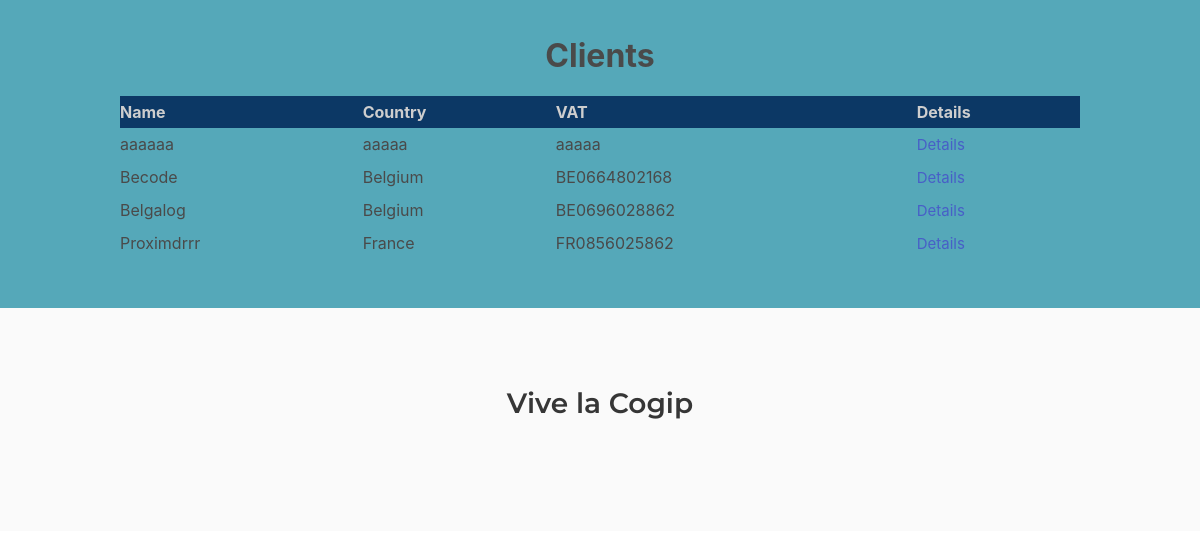
Screenshot of /index.php?action=clients (signed in) with the database file from the repository.
### tables this page shows
CREATE TABLE `company` (
  `id` int(11) NOT NULL,
  `name` varchar(100) NOT NULL,
  `country` varchar(100) NOT NULL,
  `vat` varchar(50) NOT NULL
);

### controllers/controller.php (called while the page is built, shortened)
<?php
require("./models/model.php");
class Controller {
    public function getClients() {
        $db = new DataBase();
        require("./views/clients.php");
    }
}

### models/model.php (called while the page is built, shortened)
<?php
class DataBase
{
    private $db='cogip';
    private $login = 'root';
    private $pass ='';
    private $connec;
    private function connexion() {
        try {
            $bdd = new PDO('mysql:host=localhost;dbname='.$this->db.';charset=utf8', $this->login, $this->pass);
            $bdd->setAttribute(PDO::ATTR_ERRMODE, PDO::ERRMODE_WARNING);
            $bdd->setAttribute(PDO::ATTR_DEFAULT_FETCH_MODE, PDO::FETCH_OBJ);
            $this->connec = $bdd;
        }
        catch (PDOException $e) {
            $msg = 'ERROR PDO in' . $e->getfile() . 'L.' . $e->getLine() . ' : ' . $e->getMessage();
            die($msg);
        }
    }
    public function getAllCompanyClient () {
        $req = $this->connec->prepare("SELECT c.id, c.name, c.country, c.vat
                                       FROM company c, company_type t
                                       WHERE c.id=t.idcompany AND t.idtype=1 ORDER BY name ASC");
        $req->execute();
        return $req;
    }
}

### views/clients.php (the view)
<?php
require("./views/header.php");
$clients = $db->getAllCompanyClient();
?>
<h1>Clients</h1>
<table>
        <tr class="line">
            <th>Name</th>
            <th>Country</th>
            <th>VAT</th>
            <th>Details</th>
        </tr>
<?php
while ($infos = $clients->fetch(PDO::FETCH_ASSOC)) {
    $name = $infos["name"];
    $country = $infos["country"];
    $vat = $infos["vat"];
    $id = $infos["id"];
    echo "
            <tr class='line'>
                <td>$name</td>
                <td>$country</td>
                <td>$vat</td>
                <td><a href='./?action=company_details&id=$id'>Details</a></td>
            </tr>
    ";
}
echo "</table>";
require("./views/footer.php");

### assets/css/style.css (style rules this page uses)
body { font-family: Montserrat, sans serif; background: #55a8b9; color: rgb(24, 21, 21); font-weight: bold; }
body h1 { text-align: center; font-size: 2rem; padding-bottom: 1rem; padding-top: 2rem; font-weight: bold; }
body table { margin: 0 auto; width: 80%; padding-top: 1rem; }
body table a { font-size: 15px; }
body table th { font-weight: bold; background-color: #0c3865; color: rgb(206, 206, 206); }
body table tr { line-height: 2rem; height: 2rem; font-size: 1rem; }

### rows the page displays
company: name "aaaaaa", country "aaaaa", vat "aaaaa"
company: name "Becode", country "Belgium", vat "BE0664802168"
company: name "Belgalog", country "Belgium", vat "BE0696028862"
company: name "Proximdrrr", country "France", vat "FR0856025862"
